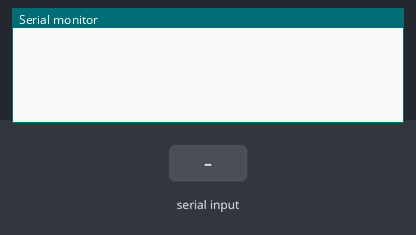
Simulated run of this sketch. Board: Arduino Uno, built with avr-gcc and run on an emulated ATmega328P. On the bench: the last lines printed to the serial monitor. The test bench sets the inputs (shaded band).

Above: at 1.2 s.
1.3 s: "90,45\n" received over Serial
At 2.0 s:
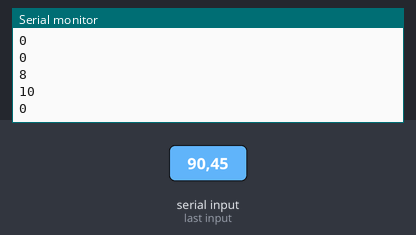
2.8 s: "30,150\n" received over Serial
At 3.2 s:
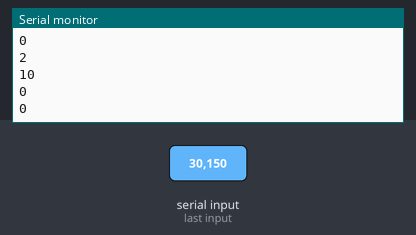
Timing chart, 0 to 5.8 s (numbered marks = the images above; inputs shaded):
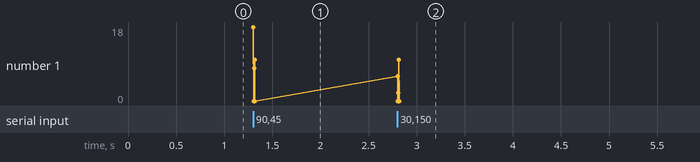

Measured:
- after the input at 1.3 s, the serial monitor: prints a new line at once (image 1)
- after the input at 2.8 s, the serial monitor: prints a new line at once (image 2)

The sketch:

serial.ino
```cpp
int x;
void setup() {
	Serial.begin(9600);
	Serial.setTimeout(1);
}
void loop() {
	// while (!Serial.available());

	if (Serial.available()>0){
		x = Serial.readString().toInt();
		Serial.println(x*2);
	}


}
```
